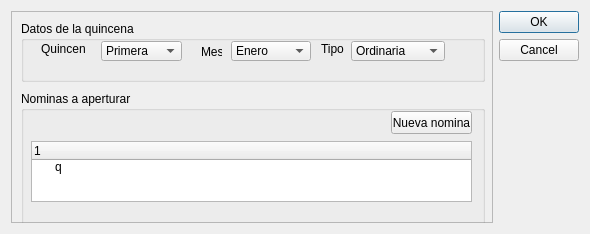
<?xml version="1.0" encoding="UTF-8"?>
<ui version="4.0">
 <class>Dialog</class>
 <widget class="QDialog" name="Dialog">
  <property name="geometry">
   <rect>
    <x>0</x>
    <y>0</y>
    <width>590</width>
    <height>234</height>
   </rect>
  </property>
  <property name="windowTitle">
   <string>Dialog</string>
  </property>
  <layout class="QGridLayout" name="gridLayout_2">
   <item row="0" column="1">
    <widget class="QDialogButtonBox" name="buttonBox">
     <property name="orientation">
      <enum>Qt::Vertical</enum>
     </property>
     <property name="standardButtons">
      <set>QDialogButtonBox::Cancel|QDialogButtonBox::Ok</set>
     </property>
    </widget>
   </item>
   <item row="0" column="0">
    <widget class="QFrame" name="frame">
     <property name="frameShape">
      <enum>QFrame::StyledPanel</enum>
     </property>
     <property name="frameShadow">
      <enum>QFrame::Raised</enum>
     </property>
     <widget class="QGroupBox" name="groupBox">
      <property name="geometry">
       <rect>
        <x>10</x>
        <y>10</y>
        <width>464</width>
        <height>61</height>
       </rect>
      </property>
      <property name="title">
       <string>Datos de la quincena</string>
      </property>
      <widget class="QLabel" name="label">
       <property name="geometry">
        <rect>
         <x>20</x>
         <y>20</y>
         <width>45</width>
         <height>16</height>
        </rect>
       </property>
       <property name="text">
        <string>Quincena</string>
       </property>
      </widget>
      <widget class="QComboBox" name="comboBox_2">
       <property name="geometry">
        <rect>
         <x>80</x>
         <y>20</y>
         <width>81</width>
         <height>20</height>
        </rect>
       </property>
       <item>
        <property name="text">
         <string>Primera</string>
        </property>
       </item>
       <item>
        <property name="text">
         <string>Segunda</string>
        </property>
       </item>
      </widget>
      <widget class="QLabel" name="label_6">
       <property name="geometry">
        <rect>
         <x>180</x>
         <y>20</y>
         <width>21</width>
         <height>21</height>
        </rect>
       </property>
       <property name="text">
        <string>Mes</string>
       </property>
      </widget>
      <widget class="QComboBox" name="comboBox_3">
       <property name="geometry">
        <rect>
         <x>210</x>
         <y>20</y>
         <width>80</width>
         <height>20</height>
        </rect>
       </property>
       <item>
        <property name="text">
         <string>Enero</string>
        </property>
       </item>
       <item>
        <property name="text">
         <string>Febrero</string>
        </property>
       </item>
       <item>
        <property name="text">
         <string>Marzo</string>
        </property>
       </item>
       <item>
        <property name="text">
         <string>Abril</string>
        </property>
       </item>
       <item>
        <property name="text">
         <string>Mayo</string>
        </property>
       </item>
       <item>
        <property name="text">
         <string>Junio</string>
        </property>
       </item>
       <item>
        <property name="text">
         <string>Julio</string>
        </property>
       </item>
       <item>
        <property name="text">
         <string>Agosto</string>
        </property>
       </item>
       <item>
        <property name="text">
         <string>Septiembre</string>
        </property>
       </item>
       <item>
        <property name="text">
         <string>Octubre</string>
        </property>
       </item>
       <item>
        <property name="text">
         <string>Noviembre</string>
        </property>
       </item>
       <item>
        <property name="text">
         <string>Diciembre</string>
        </property>
       </item>
      </widget>
      <widget class="QLabel" name="label_2">
       <property name="geometry">
        <rect>
         <x>300</x>
         <y>20</y>
         <width>31</width>
         <height>16</height>
        </rect>
       </property>
       <property name="text">
        <string>Tipo</string>
       </property>
      </widget>
      <widget class="QComboBox" name="comboBox">
       <property name="geometry">
        <rect>
         <x>330</x>
         <y>20</y>
         <width>94</width>
         <height>20</height>
        </rect>
       </property>
       <item>
        <property name="text">
         <string>Ordinaria</string>
        </property>
       </item>
       <item>
        <property name="text">
         <string>Extraordinaria</string>
        </property>
       </item>
      </widget>
      <zorder>label</zorder>
      <zorder>comboBox_2</zorder>
      <zorder>label_6</zorder>
      <zorder>comboBox_3</zorder>
      <zorder>label_2</zorder>
      <zorder>comboBox</zorder>
      <zorder>groupBox_2</zorder>
      <zorder>groupBox_2</zorder>
      <zorder>groupBox_2</zorder>
      <zorder>groupBox_2</zorder>
     </widget>
     <widget class="QGroupBox" name="groupBox_2">
      <property name="geometry">
       <rect>
        <x>10</x>
        <y>80</y>
        <width>464</width>
        <height>266</height>
       </rect>
      </property>
      <property name="title">
       <string>Nominas a aperturar</string>
      </property>
      <widget class="QPushButton" name="pushButton">
       <property name="geometry">
        <rect>
         <x>370</x>
         <y>20</y>
         <width>81</width>
         <height>23</height>
        </rect>
       </property>
       <property name="text">
        <string>Nueva nomina</string>
       </property>
      </widget>
      <widget class="QTreeWidget" name="treeWidget">
       <property name="geometry">
        <rect>
         <x>10</x>
         <y>50</y>
         <width>441</width>
         <height>61</height>
        </rect>
       </property>
       <column>
        <property name="text">
         <string>1</string>
        </property>
       </column>
       <item>
        <property name="text">
         <string>q</string>
        </property>
       </item>
      </widget>
      <zorder>groupBox</zorder>
      <zorder>pushButton</zorder>
      <zorder>treeWidget</zorder>
      <zorder>groupBox</zorder>
     </widget>
    </widget>
   </item>
  </layout>
 </widget>
 <resources/>
 <connections>
  <connection>
   <sender>buttonBox</sender>
   <signal>accepted()</signal>
   <receiver>Dialog</receiver>
   <slot>accept()</slot>
   <hints>
    <hint type="sourcelabel">
     <x>248</x>
     <y>254</y>
    </hint>
    <hint type="destinationlabel">
     <x>157</x>
     <y>274</y>
    </hint>
   </hints>
  </connection>
  <connection>
   <sender>buttonBox</sender>
   <signal>rejected()</signal>
   <receiver>Dialog</receiver>
   <slot>reject()</slot>
   <hints>
    <hint type="sourcelabel">
     <x>316</x>
     <y>260</y>
    </hint>
    <hint type="destinationlabel">
     <x>286</x>
     <y>274</y>
    </hint>
   </hints>
  </connection>
 </connections>
</ui>
